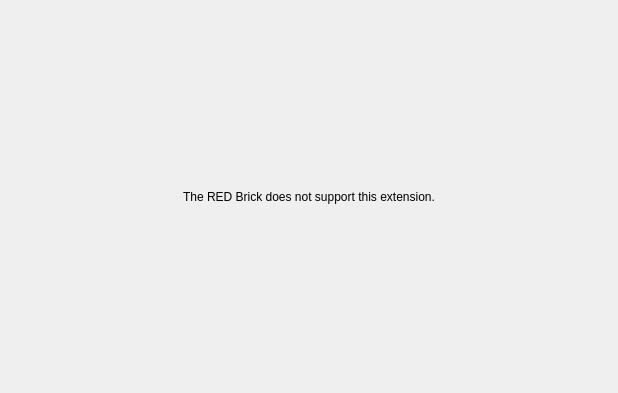
<?xml version="1.0" encoding="UTF-8"?>
<ui version="4.0">
 <class>Unsupported</class>
 <widget class="QWidget" name="Unsupported">
  <property name="geometry">
   <rect>
    <x>0</x>
    <y>0</y>
    <width>618</width>
    <height>393</height>
   </rect>
  </property>
  <property name="windowTitle">
   <string>Form</string>
  </property>
  <layout class="QVBoxLayout" name="verticalLayout_2">
   <item>
    <spacer name="verticalSpacer">
     <property name="orientation">
      <enum>Qt::Vertical</enum>
     </property>
     <property name="sizeHint" stdset="0">
      <size>
       <width>20</width>
       <height>40</height>
      </size>
     </property>
    </spacer>
   </item>
   <item>
    <layout class="QVBoxLayout" name="verticalLayout">
     <item>
      <layout class="QHBoxLayout" name="horizontalLayout">
       <item>
        <spacer name="horizontalSpacer">
         <property name="orientation">
          <enum>Qt::Horizontal</enum>
         </property>
         <property name="sizeHint" stdset="0">
          <size>
           <width>40</width>
           <height>20</height>
          </size>
         </property>
        </spacer>
       </item>
       <item>
        <widget class="QLabel" name="label">
         <property name="sizePolicy">
          <sizepolicy hsizetype="Preferred" vsizetype="Preferred">
           <horstretch>0</horstretch>
           <verstretch>0</verstretch>
          </sizepolicy>
         </property>
         <property name="minimumSize">
          <size>
           <width>0</width>
           <height>0</height>
          </size>
         </property>
         <property name="text">
          <string>The RED Brick does not support this extension.</string>
         </property>
         <property name="wordWrap">
          <bool>false</bool>
         </property>
        </widget>
       </item>
       <item>
        <spacer name="horizontalSpacer_2">
         <property name="orientation">
          <enum>Qt::Horizontal</enum>
         </property>
         <property name="sizeHint" stdset="0">
          <size>
           <width>40</width>
           <height>20</height>
          </size>
         </property>
        </spacer>
       </item>
      </layout>
     </item>
    </layout>
   </item>
   <item>
    <spacer name="verticalSpacer_2">
     <property name="orientation">
      <enum>Qt::Vertical</enum>
     </property>
     <property name="sizeHint" stdset="0">
      <size>
       <width>20</width>
       <height>40</height>
      </size>
     </property>
    </spacer>
   </item>
  </layout>
 </widget>
 <resources/>
 <connections/>
</ui>
